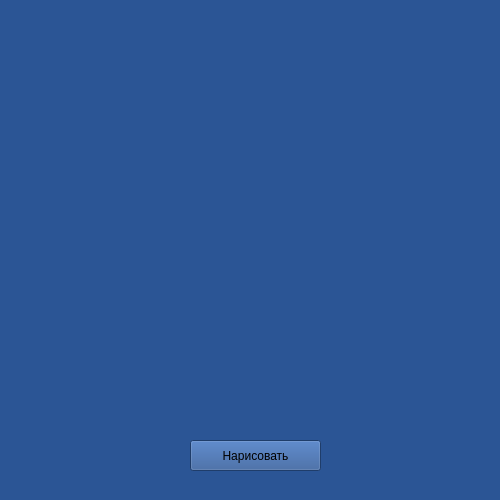
<?xml version="1.0" encoding="UTF-8"?>
<ui version="4.0">
 <class>Form</class>
 <widget class="QWidget" name="Form">
  <property name="geometry">
   <rect>
    <x>0</x>
    <y>0</y>
    <width>500</width>
    <height>500</height>
   </rect>
  </property>
  <property name="windowTitle">
   <string>Form</string>
  </property>
  <property name="styleSheet">
   <string notr="true">background-color: rgb(43, 85, 149)</string>
  </property>
  <widget class="QPushButton" name="drawBtn">
   <property name="geometry">
    <rect>
     <x>190</x>
     <y>440</y>
     <width>131</width>
     <height>31</height>
    </rect>
   </property>
   <property name="text">
    <string>Нарисовать</string>
   </property>
  </widget>
 </widget>
 <resources/>
 <connections/>
</ui>
